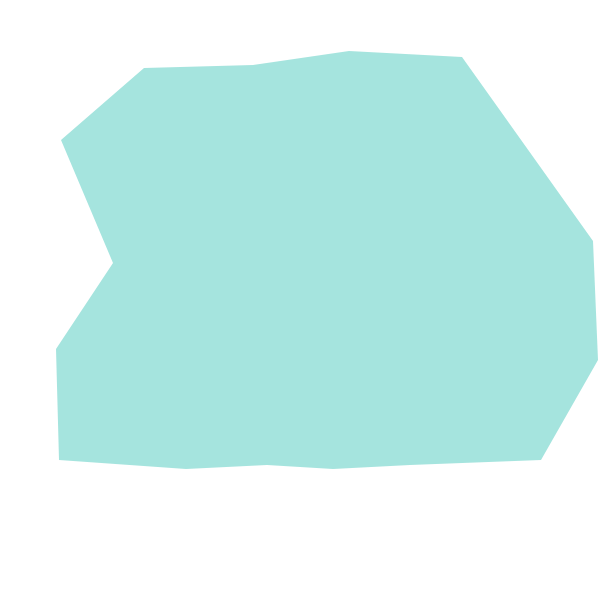
Frame 1 (no input)
Frame 60 (no input): identical to frame 1, image omitted
Frame 120 (the mouse pressed at the canvas centre since frame 60): identical to frame 1, image omitted

The p5.js sketch that drew this single still picture (run headless with seeded random() and noise() and a simulated clock; from frame 60 on, the mouse is pressed at the canvas centre):

// p5.js sketch
// ── sketch.js
var h = 17;

function setup() {
  createCanvas(600,600);
  background(255);

}

function raster() {

  fill(0 ,178,162,90);
  noStroke();
  //var h = map(mouseX, 0, width, 0,18);


  push();
  rotate(0);
  beginShape();
  vertex (aX[h], aY[h]);
  vertex (bX[h], bY[h]);
  vertex (dX[h], dY[h]);
  vertex (eX[h], eY[h]);
  vertex (fX[h], fY[h]);
  vertex (gX[h], gY[h]);
  vertex (hX[h], hY[h]);
  vertex (iX[h], iY[h]);
  vertex (jX[h], jY[h]);
  vertex (kX[h], kY[h]);
  vertex (lX[h], lY[h]);
  vertex (mX[h], mY[h]);
  vertex (nX[h], nY[h]);
  vertex (oX[h], oY[h]);
  vertex (pX[h], pY[h]);
  endShape(CLOSE);
  pop();

}

function draw() {
  background(255);
  raster();



}

// ── points.js
//define points

var aX = [302,304,306,308,309,310,312,313,313,312,317,320,331,335,339,343,347,349];
var aY = [289,279,269,261,254,248,240,237,235,233,210,195,142,121,99,81,58,51];
var bX = [307,314,324,327,328,333,337,343,351,358,365,374,386,392,409,414,462,462];
var bY = [289,279,264,260,258,250,245,235,224,213,203,189,171,161,136,128,111,57];
var cX = [310,314,324,337,349,367,379,401,409,414,423,437,445,482,490,506,554,554];
var cY = [293,290,283,275,268,255,247,232,227,224,217,209,203,177,173,161,130,130];
var dX = [312,314,323,335,347,359,371,385,398,411,414,414,445,479,521,537,593,593];
var dY = [297,297,295,293,290,288,285,283,280,278,277,277,271,265,256,253,252,241];
var eX = [312,313,323,331,347,358,373,384,394,407,413,419,423,466,484,504,555,598];
var eY = [302,302,304,306,309,311,314,316,318,321,322,323,324,333,337,340,351,360];
var fX = [312,314,323,333,333,333,333,337,350,379,379,432,473,511,514,541,541,541];
var fY = [308,309,315,322,322,322,322,324,333,352,352,388,416,441,443,461,461,460];
var gX = [305,309,309,313,320,327,329,330,334,341,344,347,355,366,411,410,410,410];
var gY = [308,14,314,319,329,340,343,345,351,361,366,371,382,399,466,465,465,465];
var hX = [301,302,303,304,305,307,310,311,312,314,315,319,321,322,329,333,333,333];
var hY = [307,311,316,320,325,338,351,359,363,370,373,395,406,413,447,465,465,469];
var iX = [298,298,297,296,294,292,291,289,268,284,280,278,276,275,269,267,267,267];
var iY = [308,311,315,320,328,338,344,355,369,382,399,412,421,425,457,465,465,465];
var jX = [295,294,286,285,280,260,249,247,243,218,213,208,201,188,186,186,186,186];
var jY = [307,309,320,323,329,359,375,378,384,422,429,436,448,466,469,469,469,469];
var kX = [292,287,230,230,222,216,207,196,184,166,105,80,69,69,63,63,63,59];
var kY = [305,308,347,347,352,356,362,369,377,389,430,447,454,454,458,458,458,460];
var lX = [288,263,246,230,230,209,196,189,189,181,179,145,138,138,138,59,59,56,56];
var lY = [302,307,311,314,318,321,322,322,324,324,331,332,332,332,348,348,349,349];
var mX = [277,272,258,245,232,225,213,209,199,191,184,175,161,150,119,119,113,113];
var mY = [295,294,291,289,287,285,283,282,280,278,277,275,272,270,264,264,263,263];
var nX = [277,263,256,254,242,235,227,220,197,186,169,123,119,110,82,74,61,61];
var nY = [285,275,270,269,261,257,251,247,232,224,212,181,179,173,154,149,140,140];
var oX = [290,281,273,271,271,271,263,237,226,212,201,190,175,170,165,159,148,144];
var oY = [285,272,260,256,256,256,245,206,190,169,152,136,114,106,99,90,74,68];
var pX = [297,295,293,291,290,289,288,287,286,285,280,269,264,260,258,256,254,253];
var pY = [287,276,266,255,251,244,241,237,232,226,200,149,121,99,93,82,72,65];
var center = 300;
